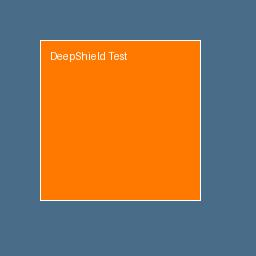
#> input picture test_sample.jpg, 256 x 256 px
$ python -i forensics.py   (imports and definitions only)
#> lines starting #> are read from the running program, lines starting #| are printed output that depends on the picture; after the words box and inside, x2 and y2 are one past the last pixel; in counts of white or black regions, pixels touching at a corner belong together
#> further down, picture is the input picture: PIL image 256x256 RGB; mean R, G, B 144.4, 114.9, 85.6
"""
DeepShield — Forensic Computer Vision Pipeline
Vectorized, high-performance forensic algorithms:
- Error Level Analysis (ELA) with edge-to-flat compression variance
- 2D FFT & DCT frequency spectral analysis (optimized with bounded dimensions)
- Laplacian sensor noise variance & RGB channel correlation
- Vectorized 8x8 local texture variance
- Objective EXIF metadata extraction with transparent limitations
"""

import io
from typing import Dict, Any, Optional
from PIL import Image, ImageChops, ExifTags
import numpy as np


# ─────────────────────────────────────────────────────────────────────────────
# 1. EXIF & HARDWARE METADATA EXTRACTION
# ─────────────────────────────────────────────────────────────────────────────
# [67 lines left out: function extract_metadata, not called in this run]


# ─────────────────────────────────────────────────────────────────────────────
# 2. 2D FFT & FREQUENCY SPECTRAL ANALYSIS (Optimized with dimension bounding)
# ─────────────────────────────────────────────────────────────────────────────
def compute_frequency_analysis(image: Image.Image, max_dim: int = 512) -> Dict[str, Any]:
    """
    Analyzes 2D Fourier power spectrum and radial energy decay.
    Bounds resolution to max_dim (512x512) for sub-15ms execution.
    """
#> called with max_dim = 512
    gray = image.convert('L')
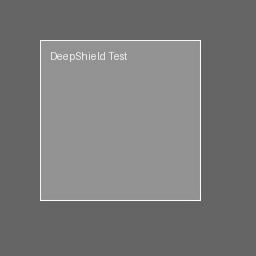
#> gray: PIL image 256x256 L; min 76, max 255, mean 120.4
    w, h = gray.size
#> w = 256; h = 256

    # Scale down if large to ensure fast, bounded FFT computation
    if max(w, h) > max_dim:
        scale = max_dim / max(w, h)
        gray = gray.resize((int(w * scale), int(h * scale)), Image.Resampling.BILINEAR)

    arr = np.array(gray, dtype=np.float32)
    h_arr, w_arr = arr.shape
#> h_arr = 256; w_arr = 256

    # 2D Fast Fourier Transform with DC-centering
    f = np.fft.fft2(arr)
    fshift = np.fft.fftshift(f)
    mag = np.abs(fshift) + 1e-7
    log_mag = 20.0 * np.log10(mag)
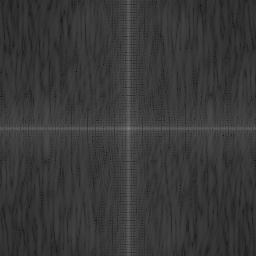
#> log_mag: shape (256, 256) float64; min 10.52, max 137.9, mean 56.5

    cy, cx = h_arr // 2, w_arr // 2
#> cy = 128; cx = 128
    y, x = np.ogrid[:h_arr, :w_arr]
#> y = 256 values from 0 to 255
    r = np.sqrt((x - cx)**2 + (y - cy)**2).astype(np.int32)
    max_r = max(1, min(cy, cx))
#> max_r = 128

    # Low frequency vs High frequency energy ratio
    r_split = max(1, max_r // 4)
#> r_split = 32
    mask_low = (r <= r_split)
    mask_high = (r > r_split) & (r <= max_r)

    low_energy = float(np.sum(log_mag[mask_low]))
#> low_energy = 229290.5
    high_energy = float(np.sum(log_mag[mask_high]))
#> high_energy = 2814772.3
    total_energy = low_energy + high_energy + 1e-6
#> total_energy = 3044062.7
    hf_ratio = float(np.clip(high_energy / total_energy, 0.0, 1.0))
#> hf_ratio = 0.925

    # Radially averaged power spectrum decay slope
    r_bins = np.arange(1, max_r)
#> r_bins = 127 values from 1 to 127
    if len(r_bins) > 12:
        valid_radii = r_bins[(r_bins > 3) & (r_bins < int(max_r * 0.85))]
#> valid_radii = 104 values from 4 to 107
        powers = []
        for radius in valid_radii:
            mask = (r == radius)
            powers.append(float(np.mean(log_mag[mask])) if np.any(mask) else 0.0)
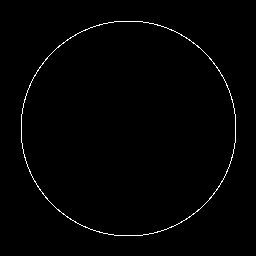
#> mask: shape (256, 256) bool; 1% white in thin lines or dots, all inside (x1, y1, x2, y2) = (21, 21, 236, 236)
#> after the loop, powers = 104 values, max 90.55 at index 0, min 55.35 at index 96, mean 61.98

        powers = np.array(powers)
        valid_mask = powers > 0
        if np.sum(valid_mask) > 5:
            log_r = np.log(valid_radii[valid_mask])
#> log_r = 104 values from 1.39 to 4.67
            log_p = np.log(powers[valid_mask] + 1e-6)
#> log_p = 104 values, max 4.51 at index 0, min 4.01 at index 96, mean 4.12
            slope, _ = np.polyfit(log_r, log_p, 1)
#> slope = -0.116
        else:
            slope = -1.8
    else:
        slope = -1.8

    # Checkerboard grid anomaly score (GAN / diffusion periodic deconvolution spikes)
    high_mag_vals = log_mag[mask_high]
    high_std = float(np.std(high_mag_vals)) if len(high_mag_vals) > 0 else 1.0
#> high_std = 7.92
    high_skew = float(np.mean((high_mag_vals - np.mean(high_mag_vals))**3) / (high_std**3 + 1e-6)) if high_std > 1e-5 else 0.0
#> high_skew = 0.471

    return {
        "hf_ratio": round(hf_ratio, 4),
        "spectral_slope": round(float(slope), 2),
        "grid_spike_score": round(float(np.clip(high_skew, 0.0, 5.0)), 2),
        "description": "Measures distribution between low and high spatial frequency components.",
        "limitation": "Heavy image compression or blurring can reduce high frequency energy in authentic images."
    }


# ─────────────────────────────────────────────────────────────────────────────
# 3. ERROR LEVEL ANALYSIS (ELA)
# ─────────────────────────────────────────────────────────────────────────────
# [130 lines left out: functions compute_ela, compute_sensor_noise_and_correlation, compute_vectorized_block_entropy, not called in this run]

>>> from PIL import Image
>>> picture = Image.open('test_sample.jpg')
>>> result = compute_frequency_analysis(picture)
#> result = 5 items
